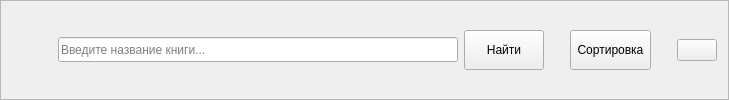
        <widget class="QFrame" name="frame_search_ab">
         <property name="frameShape">
          <enum>QFrame::StyledPanel</enum>
         </property>
         <property name="frameShadow">
          <enum>QFrame::Raised</enum>
         </property>
         <layout class="QHBoxLayout" name="horizontalLayout_6">
          <item>
           <widget class="QLabel" name="icon_search_ab">
            <property name="minimumSize">
             <size>
              <width>40</width>
              <height>30</height>
             </size>
            </property>
            <property name="maximumSize">
             <size>
              <width>40</width>
              <height>30</height>
             </size>
            </property>
            <property name="styleSheet">
             <string notr="true">image: url(:/newPrefix/icon2/searsh.png);</string>
            </property>
            <property name="text">
             <string/>
            </property>
           </widget>
          </item>
          <item alignment="Qt::AlignVCenter">
           <widget class="QLineEdit" name="lineEdit_search_ab">
            <property name="sizePolicy">
             <sizepolicy hsizetype="Expanding" vsizetype="Preferred">
              <horstretch>0</horstretch>
              <verstretch>0</verstretch>
             </sizepolicy>
            </property>
            <property name="minimumSize">
             <size>
              <width>400</width>
              <height>25</height>
             </size>
            </property>
            <property name="toolTip">
             <string>&lt;html&gt;&lt;head/&gt;&lt;body&gt;&lt;p&gt;Строка поиска...&lt;/p&gt;&lt;/body&gt;&lt;/html&gt;</string>
            </property>
            <property name="styleSheet">
             <string notr="true"/>
            </property>
            <property name="placeholderText">
             <string>Введите название книги...</string>
            </property>
           </widget>
          </item>
          <item>
           <widget class="QPushButton" name="pushButton_search">
            <property name="minimumSize">
             <size>
              <width>0</width>
              <height>40</height>
             </size>
            </property>
            <property name="cursor">
             <cursorShape>PointingHandCursor</cursorShape>
            </property>
            <property name="toolTip">
             <string>&lt;html&gt;&lt;head/&gt;&lt;body&gt;&lt;p align=&quot;center&quot;&gt;Поиск книги&lt;/p&gt;&lt;/body&gt;&lt;/html&gt;</string>
            </property>
            <property name="text">
             <string> Найти </string>
            </property>
            <property name="iconSize">
             <size>
              <width>40</width>
              <height>60</height>
             </size>
            </property>
           </widget>
          </item>
          <item>
           <spacer name="horizontalSpacer_ab">
            <property name="orientation">
             <enum>Qt::Horizontal</enum>
            </property>
            <property name="sizeType">
             <enum>QSizePolicy::Fixed</enum>
            </property>
            <property name="sizeHint" stdset="0">
             <size>
              <width>20</width>
              <height>20</height>
             </size>
            </property>
           </spacer>
          </item>
          <item>
           <widget class="QPushButton" name="pushButton_sort">
            <property name="minimumSize">
             <size>
              <width>0</width>
              <height>40</height>
             </size>
            </property>
            <property name="cursor">
             <cursorShape>PointingHandCursor</cursorShape>
            </property>
            <property name="toolTip">
             <string>&lt;html&gt;&lt;head/&gt;&lt;body&gt;&lt;p align=&quot;center&quot;&gt;Открыть сортировку&lt;/p&gt;&lt;/body&gt;&lt;/html&gt;</string>
            </property>
            <property name="text">
             <string> Сортировка </string>
            </property>
            <property name="iconSize">
             <size>
              <width>40</width>
              <height>60</height>
             </size>
            </property>
           </widget>
          </item>
          <item>
           <spacer name="horizontalSpacer">
            <property name="orientation">
             <enum>Qt::Horizontal</enum>
            </property>
            <property name="sizeType">
             <enum>QSizePolicy::Fixed</enum>
            </property>
            <property name="sizeHint" stdset="0">
             <size>
              <width>20</width>
              <height>20</height>
             </size>
            </property>
           </spacer>
          </item>
          <item alignment="Qt::AlignRight|Qt::AlignVCenter">
           <widget class="QPushButton" name="pushButton_menu_ab">
            <property name="cursor">
             <cursorShape>PointingHandCursor</cursorShape>
            </property>
            <property name="toolTip">
             <string>&lt;html&gt;&lt;head/&gt;&lt;body&gt;&lt;p align=&quot;center&quot;&gt;Скрыть/раскрыть меню пользователя&lt;/p&gt;&lt;/body&gt;&lt;/html&gt;</string>
            </property>
            <property name="text">
             <string/>
            </property>
            <property name="icon">
             <iconset resource="../../Изображения/QtResources/white_icon.qrc">
              <normaloff>:/newPrefix/icon2/menu.png</normaloff>:/newPrefix/icon2/menu.png</iconset>
            </property>
            <property name="iconSize">
             <size>
              <width>50</width>
              <height>50</height>
             </size>
            </property>
           </widget>
          </item>
         </layout>
        </widget>
